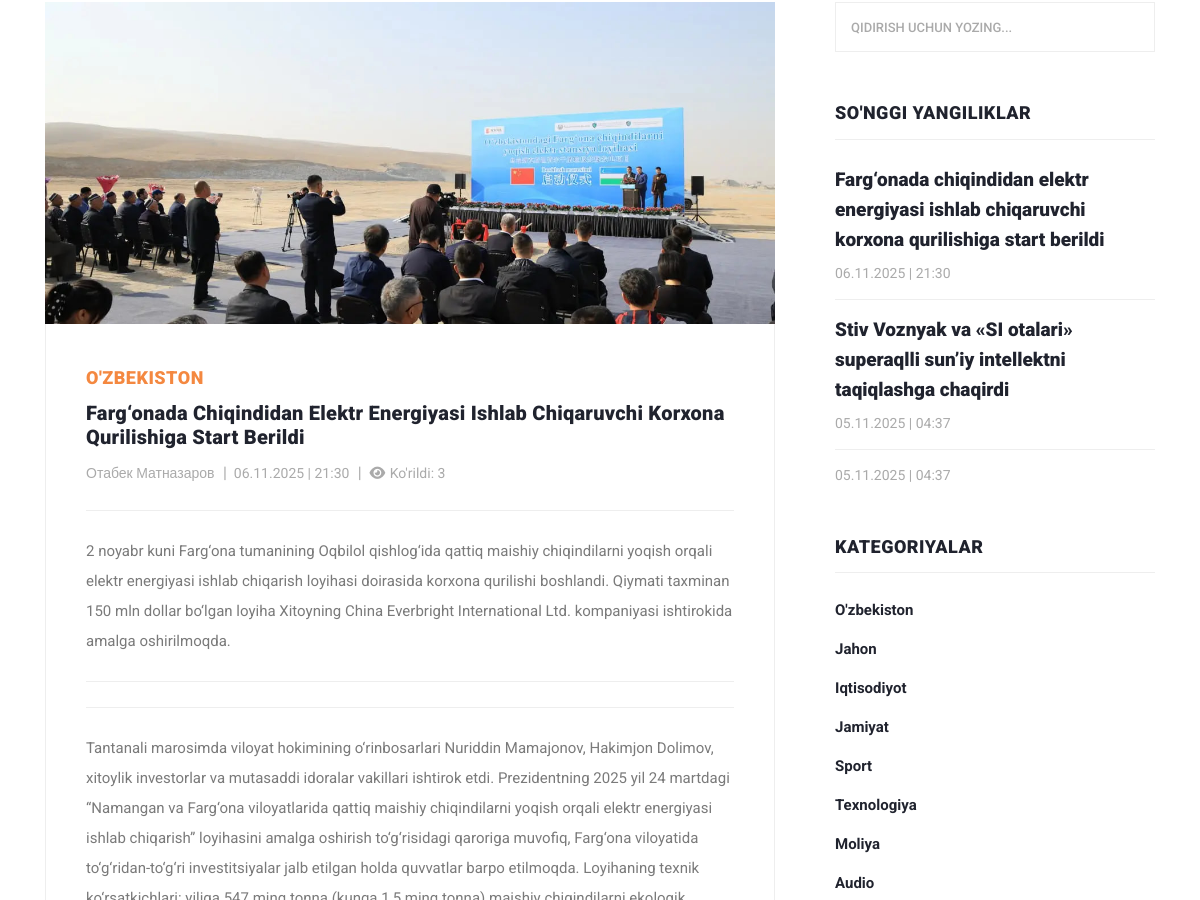
/?controller=news_view&id=1 (middle part), run on an earlier commit of the app's database.
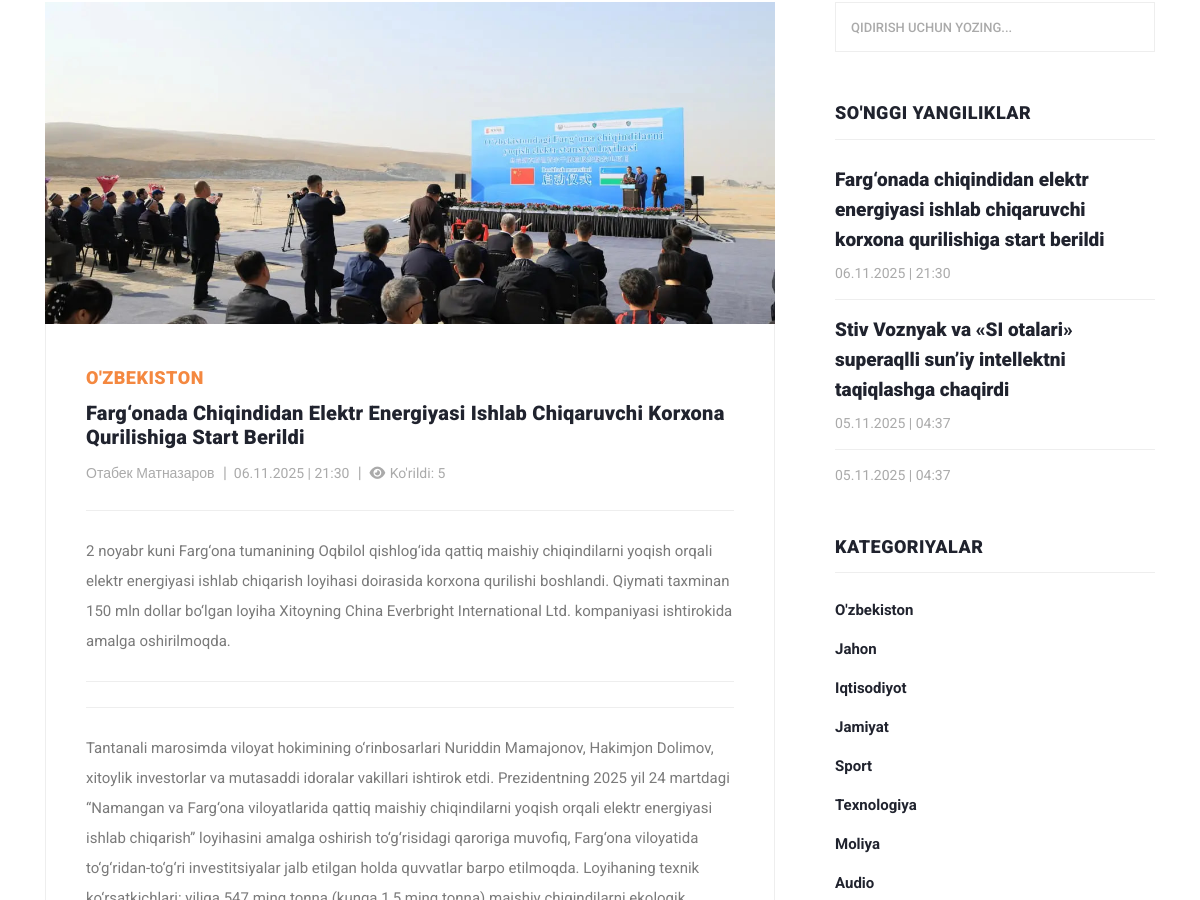
And on a later commit of the database.
### tables this page shows
CREATE TABLE `news`
(
    `id`          INTEGER PRIMARY KEY AUTOINCREMENT,
    `author_id`   INTEGER NOT NULL,
    `is_banner`   INTEGER DEFAULT 0 CHECK (is_banner IN (0, 1)), -- 0=yo'q, 1=ha
    `title`       TEXT    NOT NULL,
    `description` TEXT,
    `category_id` INTEGER NOT NULL,
    `image`       TEXT    DEFAULT NULL,
    `body`        TEXT    DEFAULT NULL,
    `seen_count`  INTEGER DEFAULT 0 CHECK (seen_count >= 0),
    `created_at`  TEXT    DEFAULT (datetime('now', '+5 hours')), -- sqlite da datetime turi yo'q
    `updated_at`  TEXT    DEFAULT (datetime('now', '+5 hours')),
    `status`      INTEGER DEFAULT 1 CHECK (status IN (0, 1))    -- 0=nofaol, 1=faol

);

CREATE TABLE `category`
(
    `id`     INTEGER PRIMARY KEY AUTOINCREMENT,
    `name`   TEXT NOT NULL,
    `status` BOOLEAN DEFAULT TRUE
);

CREATE TABLE `author`
(
  `id` INTEGER PRIMARY KEY AUTOINCREMENT,
  `name` VARCHAR(100) NOT NULL,
  `status` BOOLEAN DEFAULT TRUE
);

### views/view.php (called while the page is built, shortened)
<?php
require_once __DIR__ . '/widgets/header.php';
require_once __DIR__ . '/widgets/view-main-content.php';
require_once __DIR__ . '/widgets/footer.php';

### index.php (called while the page is built)
<?php
require_once __DIR__ . '/controllers/mainController.php';

### models/news.php (called while the page is built, shortened)
<?php
function getLastNews(): array
{
    global $pdo;
    $sql = "SELECT
                `N`.`id` AS `news_id`,
                `A`.`name` AS `muallif`,
                `N`.`title` AS `sarlavha`,
                `N`.`description` AS `qisqa_tavsif`,
                `C`.`name` AS `kategoriya`,
                `N`.`image` AS `rasm`,
                `N`.`body` AS `yangilik_matni`,
                `N`.`seen_count` AS `kurishlar_soni`,
                `N`.`created_at` AS `yaratilgan_vaqti`      -- GMT+5 da ko'rsatish
            FROM `news` AS `N`
            JOIN `category` AS `C`
             ON `N`.`category_id` = `C`.`id`
            JOIN `author` AS `A`
            ON `N`.`author_id` = `A`.`id`
            WHERE `N`.`status` = " . ACTIVE .
        " ORDER BY `yaratilgan_vaqti` DESC
            LIMIT 3";
    $stmt = $pdo->prepare($sql);
    $stmt->execute();
    return $stmt->fetchAll(PDO::FETCH_ASSOC);
}
function getNewsById(int $id): array
{
    global $pdo;
    $sql = "SELECT
                `N`.`id` AS `news_id`,
                `A`.`name` AS `muallif`,
                `N`.`title` AS `sarlavha`,
                `N`.`description` AS `qisqa_tavsif`,
                `C`.`name` AS `kategoriya`,
                `N`.`image` AS `rasm`,
                `N`.`body` AS `yangilik_matni`,
                `N`.`seen_count` AS `kurishlar_soni`,
                `N`.`created_at` AS `yaratilgan_vaqti`      -- GMT+5 da ko'rsatish
            FROM `news` AS `N`
            LEFT JOIN `category` AS `C`
             ON `N`.`category_id` = `C`.`id` AND `C`.`status` = " . ACTIVE . "
            JOIN `author` AS `A`
            ON `N`.`author_id` = `A`.`id`
            WHERE `N`.`status` = " . ACTIVE .
        " AND `N`.`id` = :id " .
        " LIMIT 1 ; ";
    $stmt = $pdo->prepare($sql);
    $stmt->bindParam(':id', $id, PDO::PARAM_INT);
    $stmt->execute();
    return $stmt->fetch(PDO::FETCH_ASSOC);
}

### helpers.php (called while the page is built, shortened)
<?php
function getImage(string $table_name, int $id, mixed $filename): string
{
    $relativePath = "uploads/$table_name/$id/$filename";
    if (file_exists(PROJECT_ROOT . $relativePath)) {
        return '/' . $relativePath;
    }
    return '/assets/images/no_image.png';
}

### controllers/imports.php (called while the page is built, shortened)
<?php
$categories = getCategories();
$news = getLastNews();

### models/categories.php (called while the page is built)
<?php
function getCategories(): array
{
    global $pdo;
    $sql = "SELECT
                `name`
            FROM `category`
            WHERE `status` = " . ACTIVE . "
            ORDER BY `id`
            ";
    $stmt = $pdo->prepare($sql);
    $stmt->execute();
    return $stmt->fetchAll(PDO::FETCH_ASSOC);
}

### views/widgets/view-main-content.php (the view, shortened to what the changed rows need)
<section class="blog-posts grid-system">
    <div class="container">
        <div class="row">
            <div class="col-lg-8">
                <div class="all-blog-posts">
                    <div class="row">
                        <div class="col-lg-12">
                            <div class="blog-post">
                                <div class="blog-thumb">
                                    <?php $image = getImage('news', $newsItem['news_id'], $newsItem['rasm']); ?>
                                    <a>
                                        <img src="<?= $image; ?>"
                                             style="height: 322px; width: 730px; object-fit: cover"
                                             alt="<?= $newsItem['sarlavha']; ?> ">
                                    </a>
                                </div>
                                <div class="down-content">
                                    <span> <?= $newsItem['kategoriya']; ?> </span>
                                    <a><h4> <?= $newsItem['sarlavha'] ?> </h4></a>
                                    <ul class="post-info">
                                        <li><a href="#"> <?= $newsItem['muallif'] ?> </a></li>
                                        <li>
                                            <a> <?= date('d.m.Y  |  H:i', strtotime($newsItem['yaratilgan_vaqti'])); ?> </a>
                                        </li>
                                        <li><a> <i class="fas fa-eye"></i>
                                                Ko'rildi: <?= $newsItem['kurishlar_soni']; ?> </a></li>
                                    </ul>
                                    <p> <?= $newsItem['qisqa_tavsif'] ?> </p>
                                    <p> <?= $newsItem['yangilik_matni'] ?> </p>
                                </div>
                            </div>
                        </div>
                    </div>
                </div>
            </div>
            <div class="col-lg-4">
                <?php require_once __DIR__ . '/sidebar.php'; ?>
            </div>
        </div>
    </div>
</section>

### views/widgets/sidebar.php (shortened to what the changed rows need)
<div class="sidebar">
    <div class="row">
        <div class="col-lg-12">
            <div class="sidebar-item search">
                <form id="search_form" name="gs" method="GET" action="#">
                    <input type="text" name="q" class="searchText" placeholder="qidirish uchun yozing..."
                           autocomplete="on">
                </form>
            </div>
        </div>
        <div class="col-lg-12">
            <div class="sidebar-item recent-posts">
                <div class="sidebar-heading">
                    <h2>So'nggi yangiliklar</h2>
                </div>
                <div class="content">
                    <ul>
                        <?php if (!empty($news)): ?>
                            <?php foreach ($news as $news_item): ?>
                                <li>
                                    <a href="?controller=news_view&id=<?= htmlspecialchars($news_item['news_id']) ?>">
                                        <h5> <?= htmlspecialchars($news_item['sarlavha']); ?> </h5>
                                        <span><?= date('d.m.Y  |  H:i', strtotime($news_item['yaratilgan_vaqti'])); ?></span>
                                    </a>
                                </li>
                            <?php endforeach; ?>
                        <?php else: echo 'news massivi null!'; ?>
                        <?php endif; ?>
                    </ul>
                </div>
            </div>
        </div>
        <div class="col-lg-12">
            <div class="sidebar-item categories">
                <div class="sidebar-heading">
                    <h2>Kategoriyalar</h2>
                </div>
                <div class="content">
                    <ul>
                        <?php if (!empty($categories)): ?>
                            <?php foreach ($categories as $category): ?>
                                <li><a href="#"> <?= $category['name'] ?> </a></li>
                            <?php endforeach; ?>
                        <?php endif; ?>
                    </ul>
                </div>
            </div>
        </div>
    </div>
</div>

What changed in the data, as far as the page shows it:
changed news "O'ZBEKISTON": seen_count "3" → "5"
